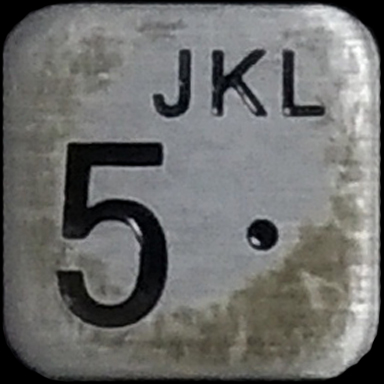
#> input picture 键盘磨损/Sample/5d.jpg, 384 x 384 px, given in place of origin.mp4, which was not available
$ python '1.阈值掩模法.py'
#> lines starting #> are read from the running program, lines starting #| are printed output that depends on the picture
import cv2
import numpy as np
# 加载视频合成素材
origin = cv2.VideoCapture('origin.mp4')
sky = cv2.VideoCapture('sky.mp4')
light = cv2.VideoCapture('light.mp4')
while origin.isOpened() & sky.isOpened() & light.isOpened():
# 获取每一帧
    ret1, origin_frame = origin.read()
#> origin_frame is the input picture: shape (384, 384, 3); mean B, G, R 107.9, 109.6, 109.1
    ret2, sky_frame = sky.read()
    ret3, light_frame = light.read()
# 原视频画面转换到HSV
    hsv = cv2.cvtColor(origin_frame,cv2.COLOR_BGR2HSV)
#> hsv: shape (384, 384, 3); mean H, S, V 62.9, 20, 111.8
# 设定绿色的阈值
    lower_green = np.array([50, 43, 46])
    upper_green = np.array([70, 255, 255])
# 根据阈值构建掩模
    mask = cv2.inRange(hsv,lower_green,upper_green)
#> mask: shape (384, 384); every value is 0
# 对原图像和掩模进行位运算,去除绿色背景
    res = cv2.bitwise_and(origin_frame,origin_frame,mask=~mask)
# 为使前景覆盖背景而不是叠加在背景上，先将背景和前景的重合区域除去（置为黑色）
    dst = cv2.addWeighted(sky_frame, 1, res, -20, 0)
#> dst: shape (384, 384, 3); every value is 0
# 视频合成
    dst1 = cv2.addWeighted(dst, 1, res, 1, 0)
    dst2 = cv2.addWeighted(dst1, 1, light_frame, 1, 0)
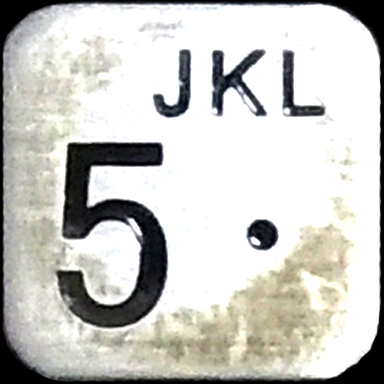
#> dst2: shape (384, 384, 3); mean B, G, R 195.2, 199.7, 200.2
# 显示视频每一帧（包括掩模和原视频）
    cv2.imshow('frame',dst)
    cv2.imshow('res',res)
    cv2.imshow('mask',~mask)
    cv2.imshow('output',dst2)
# ESC键退出
    if cv2.waitKey(10)&0xFF == 27:
#> (key Esc is pressed here)
         break
# 关闭窗口
cv2.destroyAllWindows()

$ run again, on 键盘磨损/Sample/6d.jpg
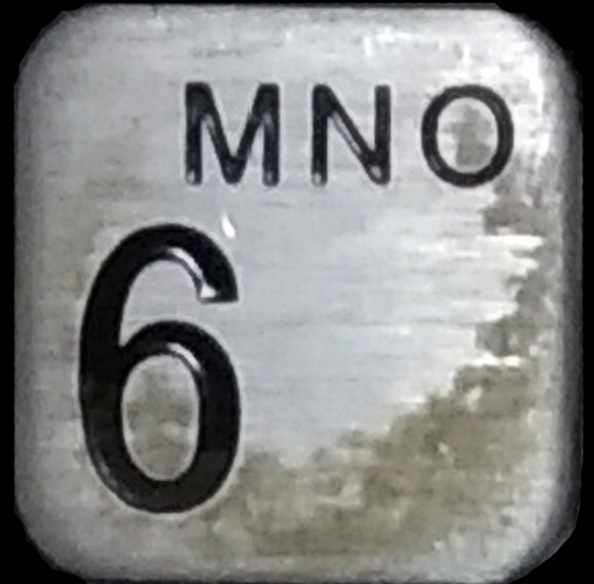
#> input picture 键盘磨损/Sample/6d.jpg, 594 x 584 px, given in place of origin.mp4, which was not available
#> origin_frame is the input picture: shape (584, 594, 3); mean B, G, R 135.3, 136, 135.3
#> hsv: shape (584, 594, 3); mean H, S, V 67.8, 13.6, 138.3
#> mask: shape (584, 594); every value is 0
#> dst: shape (584, 594, 3); every value is 0
#> `dst2 = cv2.addWeighted(dst1, 1, light_frame, 1, 0)`:
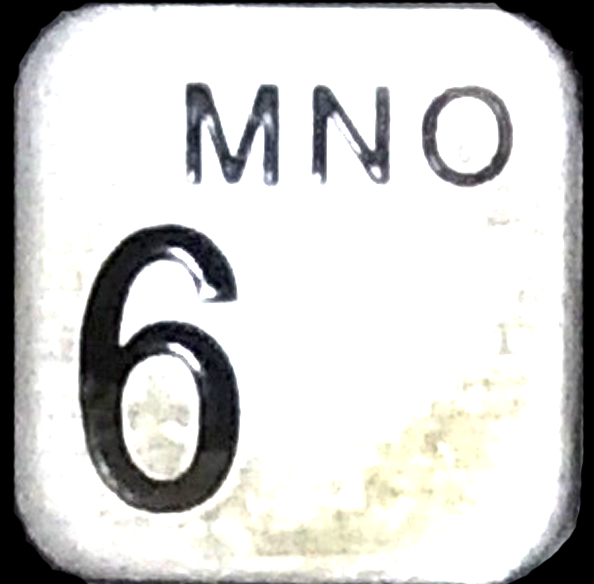
#> dst2: shape (584, 594, 3); mean B, G, R 205.2, 206.4, 206.5

$ run again, on 键盘磨损/Sample/7d.jpg
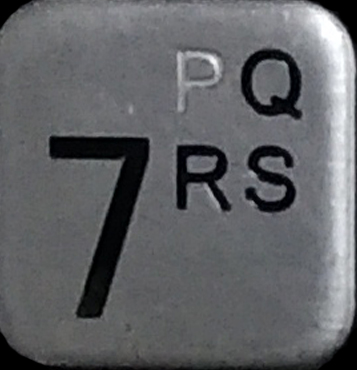
#> input picture 键盘磨损/Sample/7d.jpg, 357 x 370 px, given in place of origin.mp4, which was not available
#> origin_frame is the input picture: shape (370, 357, 3); mean B, G, R 101.7, 98.6, 97.3
#> hsv: shape (370, 357, 3); mean H, S, V 102.4, 20.3, 101.8
#> mask: shape (370, 357); every value is 0
#> dst: shape (370, 357, 3); every value is 0
#> `dst2 = cv2.addWeighted(dst1, 1, light_frame, 1, 0)`:
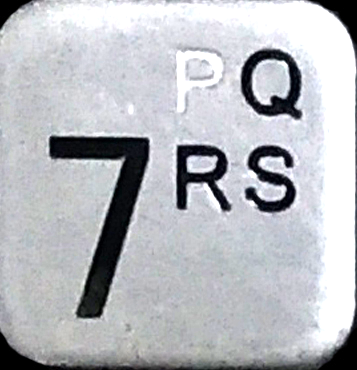
#> dst2: shape (370, 357, 3); mean B, G, R 191.6, 186.7, 184.6

$ run again, on 键盘磨损/Sample/9d.jpg
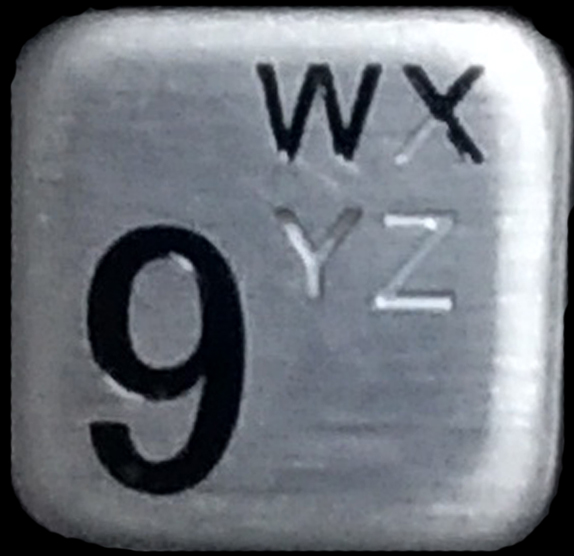
#> input picture 键盘磨损/Sample/9d.jpg, 574 x 556 px, given in place of origin.mp4, which was not available
#> origin_frame is the input picture: shape (556, 574, 3); mean B, G, R 125.2, 117.7, 112.8
#> hsv: shape (556, 574, 3); mean H, S, V 100.6, 37.3, 125.2
#> mask: shape (556, 574); every value is 0
#> dst: shape (556, 574, 3); every value is 0
#> `dst2 = cv2.addWeighted(dst1, 1, light_frame, 1, 0)`:
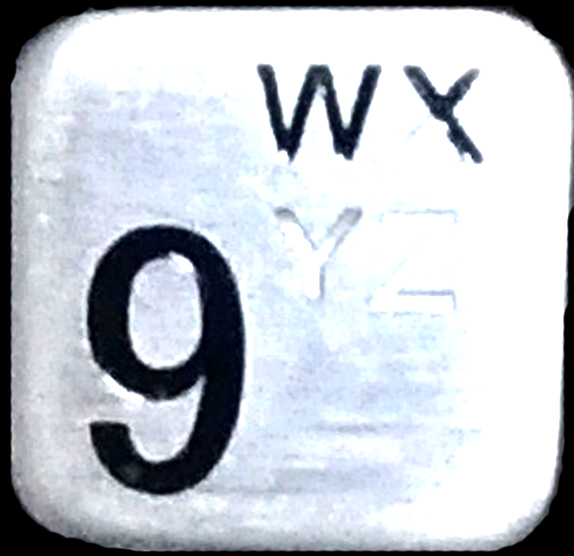
#> dst2: shape (556, 574, 3); mean B, G, R 205.3, 198.2, 192.8
